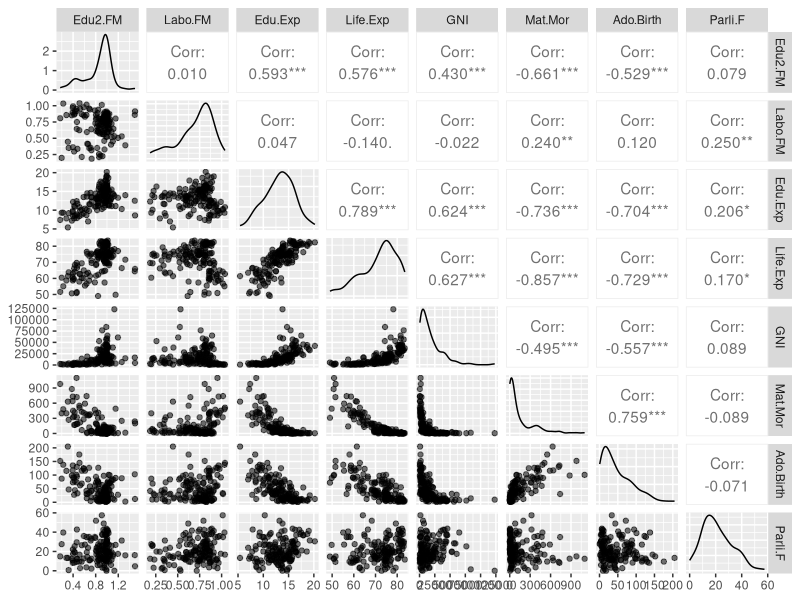
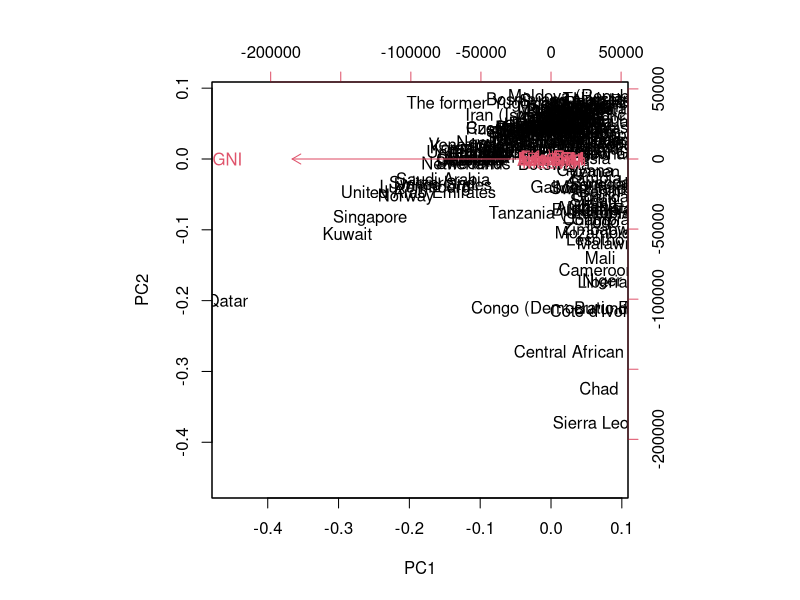
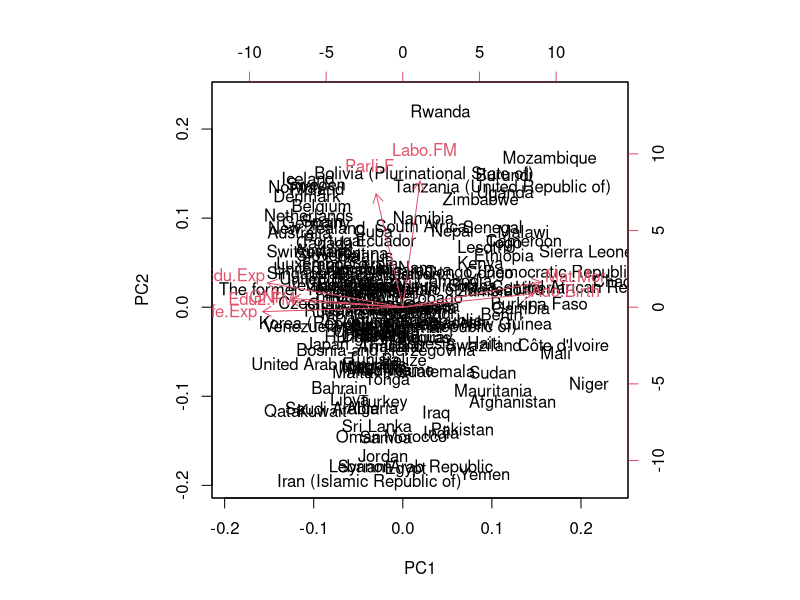
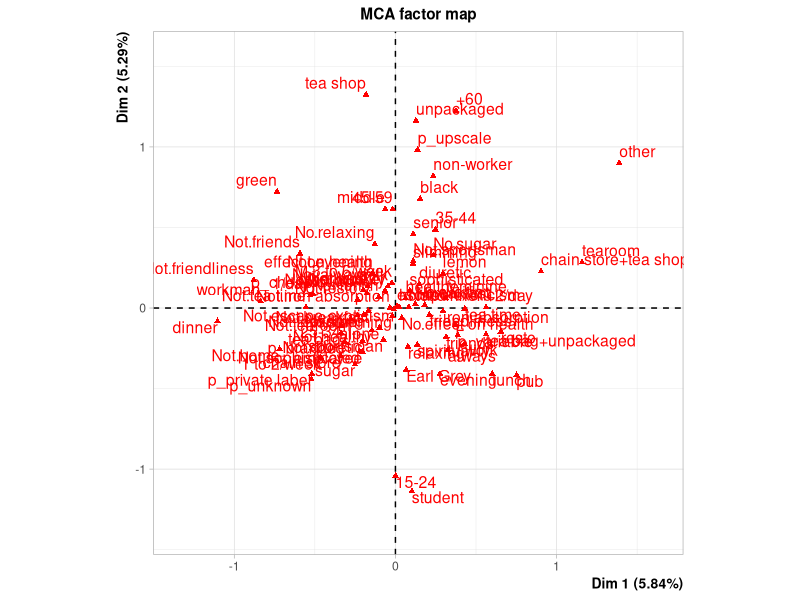
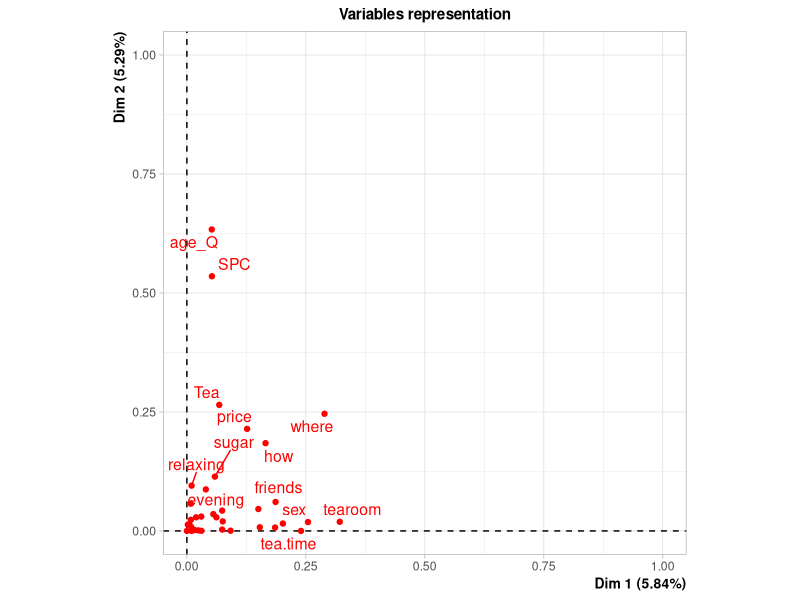

Reproduce these figures in R, in order.
## ---- chunk 1
library(dplyr)
library(GGally)
library(ggplot2)
library(tidyr)
library(caret)
library(MASS)
library(reshape2)
## ---- chunk 2
data <- read.csv("data/human/human2.txt")
## ---- chunk 3
str(data)
## ---- chunk 4
p <- ggpairs(data, mapping = aes(alpha=0.3), lower = list(combo = wrap("facethist", bins = 20)))
p
## ---- chunk 5
data.scaled <- data.frame(scale(data))
## ---- chunk 6
pca.original <- prcomp(data)
## ---- chunk 7
biplot(pca.original, choices = 1:2)
## ---- chunk 8
pca.scaled <- prcomp(data.scaled)
## ---- chunk 9
biplot(pca.scaled, choices = 1:2)
## ---- chunk 10
library(FactoMineR)
data(tea)
## ---- chunk 11
summary(tea)
## ---- chunk 12
str(tea)
## ---- chunk 13
dim(tea)
## ---- chunk 14
MCA(X=tea[, -which(names(tea) %in% c('age'))], method="indicator")
